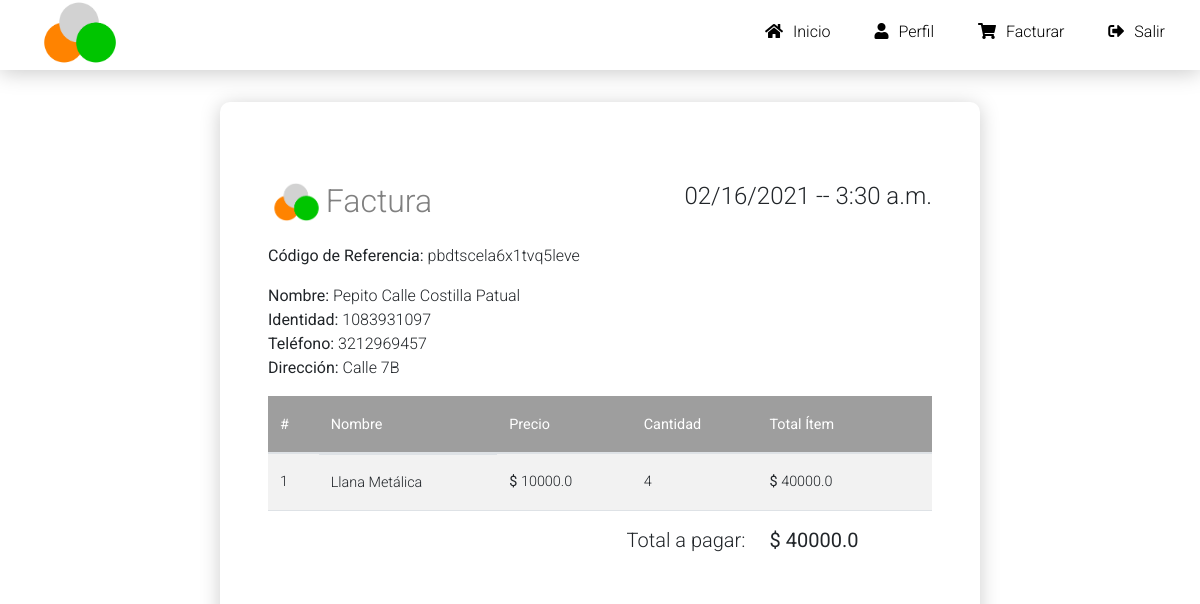
The app's page /order-detail/2/ (signed in) with its own data.
### product/models.py (models this page shows, shortened)
class Order(models.Model):
    ref_code = models.CharField(max_length=20, blank=True, null=True)
    user = models.ForeignKey(User, on_delete=models.CASCADE)
    items = models.ManyToManyField(Item)
    global_price = models.FloatField(default=0)
    start_date = models.DateTimeField(auto_now_add=True)
    class Meta:
        ordering = ['-start_date']

class Item(models.Model):
    name = models.CharField(max_length=50, verbose_name='Nombre')
    user = models.ForeignKey(User, on_delete=models.CASCADE, blank=True, null=True)
    price = models.FloatField(verbose_name='Precio')
    quantity = models.IntegerField(verbose_name='Cantidad')
    ordered = models.BooleanField(default=False)
    created = models.DateTimeField(auto_now_add=True)
    class Meta:
        verbose_name = "Producto"
        ordering = ['created']
    def get_total_item_price(self):
        return self.quantity * self.price

### registration/models.py (models this page shows, shortened)
class Profile(models.Model):
    user = models.OneToOneField(User, on_delete=models.CASCADE)
    name = models.CharField(max_length=50)
    lastname = models.CharField(max_length=50)
    phone = models.CharField(max_length=15, default='')
    identity = models.CharField(max_length=15, default='')
    address = models.CharField(max_length=50, null=True, blank=True)
    avatar = models.ImageField(upload_to=custom_upload_to, null=True, blank=True)
    class Meta:
        ordering = ['user__username']

### product/views.py (the view)
# urls.py: path("order-detail/<int:pk>/", OrderDetailView.as_view(), name="orderdetail"),
class OrderDetailView(DetailView):
    def get(self, *args, **kwargs):
        order = Order.objects.filter(user = self.request.user, pk=self.kwargs['pk'])
        profile_user = Profile.objects.get(user = self.request.user)
        context = {}
        if order.exists():
            context = {
                'order':order[0],
                'user':profile_user
            }
            return render(self.request, 'product/order_detail.html', context)
        else:
            return render(self.request, 'product/order_detail.html')

### product/templates/product/order_detail.html (shortened to what this page needs)
{% extends 'core/base.html' %}
{% block section %}
    <section class="page-section cta my-4">
        <div class="container">
          <div class="row">
            <div class="col-xl-8 mx-auto invoice">
                <div class="row my-3">
                    {% load static %}
                    <div class="col-1"><img src="{% static 'core/img/logo.png' %}" height="40px"/></div>
                    <div class="col-3"><h2>Factura</h2></div>
                    <div class="col">
                        <h4 class="section-heading" style="text-align:right;">
                            <span class="section-heading-upper">{{order.start_date|date:"SHORT_DATE_FORMAT"}} --  {{order.start_date|date:"TIME_FORMAT"}}</span>
                        </h4>
                    </div>
                </div>
                <div class="cta-innerv rounded">
                    <p class="mb-3">
                        <b>Código de Referencia:</b> {{ order.ref_code }}
                    </p>
                    <p class="mb-0">
                        <b>Nombre:</b> {{user.name}} {{user.lastname}}
                    </p>
                    <p class="mb-0">
                        <b>Identidad:</b> {{user.identity}}
                    </p>
                    <p class="mb-0">
                        <b>Teléfono:</b> {{user.phone}}
                    </p>
                    <p class="mb-3">
                        <b>Dirección:</b> {{user.address}}
                    </p>
                    <p class="mb-0 mbt">
                        <table class="table table-striped table-hover">
                            <thead>
                                <tr class="grey text-white">
                                    <th scope="col">#</th>
                                    <th scope="col">Nombre</th>
                                    <th scope="col">Precio</th>
                                    <th scope="col">Cantidad</th>
                                    <th scope="col">Total Ítem</th>
                                </tr>
                            </thead>
                            <tbody>
                            {% for item in order.items.all %}
                                <tr>
                                    <td>{{forloop.counter}}</td>
                                    <td class="d-flex justify-content-start">{{item.name}}</td>
                                    <td><b>$ </b>{{item.price}}</td>
                                    <td>{{item.quantity}}</td>
                                    <td><b>$ </b>{{item.get_total_item_price}}</td>
                                </tr>
                            {% endfor %}
                                <tr>
                                    <td colspan="4">
                                        <span class="section-heading-under" style="text-align: right;"><h5>Total a pagar: </h5></span>
                                    </td>
                                    <td><h5><b>$ {{order.global_price}}</b></h5></td>
                                </tr>
                            </tbody>
                        </table>
                    </p>
              </div>
            </div>
        </div>
    </section>
{% endblock %}

### core/static/core/css/style.css (style rules this page uses)
* { margin: 0; padding: 0; box-sizing: border-box; }
body { background-color: #fff; }
section { clear: both; }
h2 { color: gray; }
.invoice { border-radius: 10px; box-shadow: 0px 3px 20px #ccc; padding: 4em 3em; }

### records on screen
Order: start_date "02/16/2021", start_date "3:30 a.m.", ref_code "pbdtscela6x1tvq5leve", global_price "40000.0"
Profile: name "Pepito Calle", lastname "Costilla Patual", identity "1083931097", phone "3212969457", address "Calle 7B"
Item: name "Llana Metálica", price "10000.0", quantity "4", get_total_item_price "40000.0"
